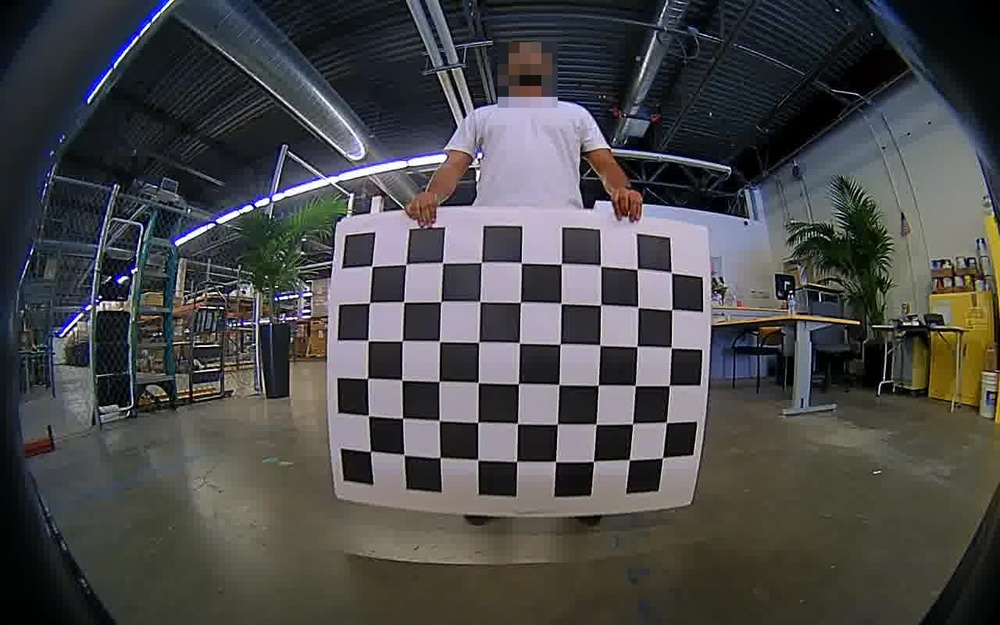
#> input picture test_footage/image-001.jpg, 1000 x 625 px, shrunk from 1280 x 800 before the run
$ python calibration_test.py   (older library calls are emulated)
#> lines starting #> are read from the running program, lines starting #| are printed output that depends on the picture

"""
Notes

findChessboardCorners
ret = true/false, whether it's successful
corners = [[[1423 235352]]
           [[1423 235352]]
           [[1423 235352]]
           [[1423 235352]]]
Ordered from left to right, then top to bottom (in a zig zag)
"""

import cv2
import numpy as np

import matplotlib.pyplot as plt

# INPUTS
imgL = cv2.imread("test_footage/image-001.jpg")
#> imgL is the input picture: shape (625, 1000, 3); mean B, G, R 73.3, 73, 73.2
imgR = cv2.imread("test_footage/image-011.jpg")
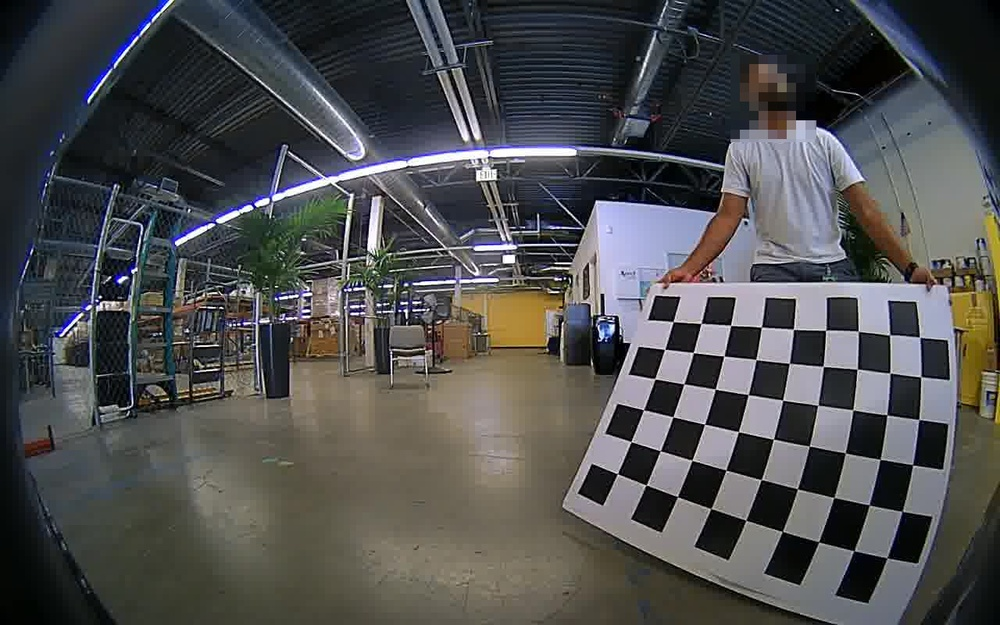
#> input picture test_footage/image-011.jpg, 1000 x 625 px, shrunk from 1280 x 800 before the run
#> imgR is the input picture: shape (625, 1000, 3); mean B, G, R 79, 78.4, 77.9

chessboard_dims = (9,6) # inner corners only

# STEP 1: CALIBRATE CAMERAS ---------------------------------------------------------
img_ptsL = []
img_ptsR = []
obj_pts = []

# Create checkerboard reference points in one long list
# (0,0), (1,0), (2,0), ...
# (0,1), (1,1), (2,1), ...
# (0,2), (1,2), (2,2), ...
# ...  , ...  , ...  , ...
objp = np.zeros((chessboard_dims[0]*chessboard_dims[1],3), np.float32)
objp[:,:2] = np.mgrid[0:9,0:6].T.reshape(-1,2)

# Find corners in all calibration images
for i in range(1):
    imgL_gray = cv2.cvtColor(imgL, cv2.COLOR_BGR2GRAY)
    imgR_gray = cv2.cvtColor(imgR, cv2.COLOR_BGR2GRAY)

    # Find the chess board corners
    retL, cornersL = cv2.findChessboardCorners(imgL_gray,chessboard_dims,cv2.CALIB_CB_ADAPTIVE_THRESH+cv2.CALIB_CB_FAST_CHECK+cv2.CALIB_CB_NORMALIZE_IMAGE)
    retR, cornersR =  cv2.findChessboardCorners(imgR_gray,chessboard_dims,cv2.CALIB_CB_ADAPTIVE_THRESH+cv2.CALIB_CB_FAST_CHECK+cv2.CALIB_CB_NORMALIZE_IMAGE)

    # Note: these corners need to be in order of left to right, then top to bottom in a zig zag - this is important for camera calibration

    # If we successfully found corners
    if retL and retR:
        img_ptsL.append(cornersL)
        img_ptsR.append(cornersR)
        obj_pts.append(objp)
#> this loop made 1 pass
#> (retL, retR) on pass 1: (True, True)
#> pass 1, `imgL_gray = cv2.cvtColor(imgL, cv2.COLOR_BGR2GRAY)`:
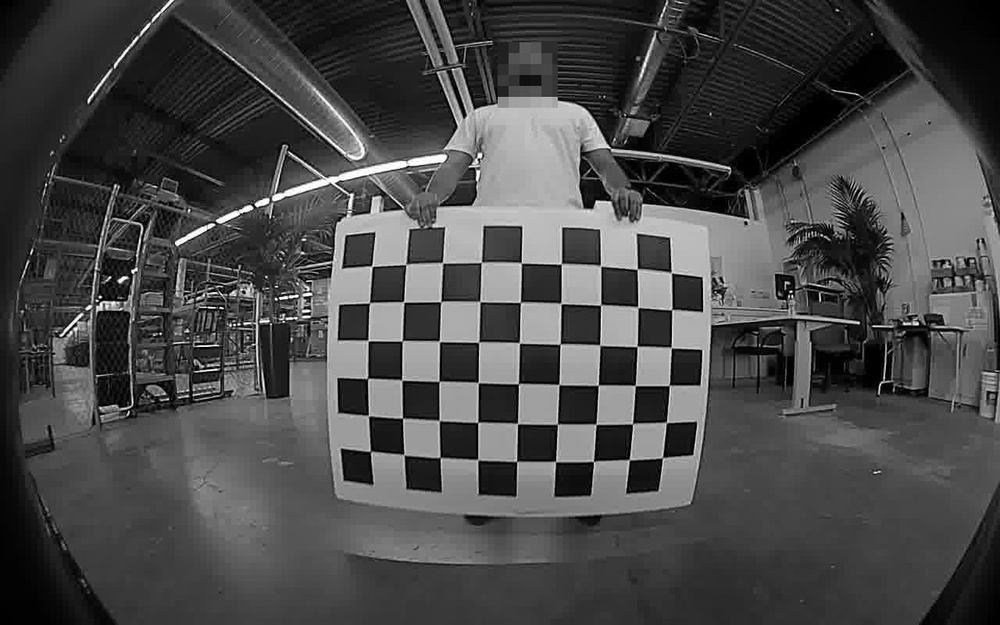
#> imgL_gray: shape (625, 1000); min 0, max 255, mean 73.1
#> pass 1, `imgR_gray = cv2.cvtColor(imgR, cv2.COLOR_BGR2GRAY)`:
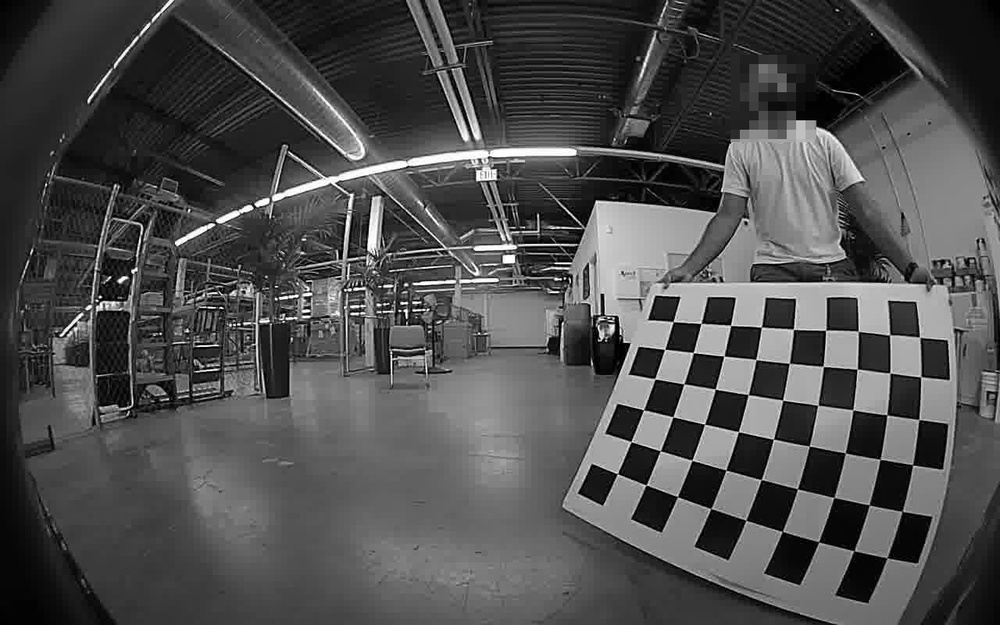
#> imgR_gray: shape (625, 1000); min 0, max 255, mean 78.3
#> after the loop, img_ptsL = 1 item; img_ptsR = 1 item; obj_pts = 1 item

    # Note: we can use more than one image in calibrate camera, we just need to extend obj_pts and cornersL

# Calibrating left camera
retL, mtxL, distL, rvecsL, tvecsL = cv2.calibrateCamera(obj_pts,img_ptsL,imgL_gray.shape[::-1],None,None)
#> retL = 0.265; mtxL = [[1417.5, 0, 551.8], [0, 1450.8, 328.9], [0, 0, 1]]; distL = [[-5.71, 16.49, 0.108, -0.122, 113.4]]; rvecsL = ([0.179, 0.022, 0.0254],); tvecsL = ([-4.75, -1.74, 34.78],)
hL,wL= imgL_gray.shape[:2]
#> hL = 625; wL = 1000
new_mtxL, roiL= cv2.getOptimalNewCameraMatrix(mtxL,distL,(wL,hL),1,(wL,hL))
#> new_mtxL = [[1161.2, 0, 443.5], [0, 990.8, 345.7], [0, 0, 1]]; roiL = (324, 194, 433, 257)

# Calibrating right camera
retR, mtxR, distR, rvecsR, tvecsR = cv2.calibrateCamera(obj_pts,img_ptsR,imgR_gray.shape[::-1],None,None)
#> retR = 3.35; mtxR = [[557.6, 0, 450.9], [0, 1057.7, 323.5], [0, 0, 1]]; distR = [[1.91, -4, -0.0216, -0.0586, 2.65]]; rvecsR = ([-0.849, 0.683, 0.395],); tvecsR = ([9.29, -0.00436, 25.92],)
hR,wR= imgR_gray.shape[:2]
#> hR = 625; wR = 1000
new_mtxR, roiR= cv2.getOptimalNewCameraMatrix(mtxR,distR,(wR,hR),1,(wR,hR))
#> new_mtxR = [[692.2, 0, 402.6], [0, 1179.6, 317.7], [0, 0, 1]]; roiR = (5, 61, 983, 512)

"""
Sample output:
print(new_mtxL)
print(roiL)
print(new_mtxR)
print(roiR)

print(distL)
print(distR)

[[1.98021606e+03 0.00000000e+00 5.08686844e+02]
 [0.00000000e+00 1.35376221e+03 4.48122927e+02]
 [0.00000000e+00 0.00000000e+00 1.00000000e+00]]
(461, 424, 290, 43)
[[8.82812927e+02 0.00000000e+00 5.15340160e+02]
 [0.00000000e+00 1.50557703e+03 4.06838657e+02]
 [0.00000000e+00 0.00000000e+00 1.00000000e+00]]
(6, 78, 1258, 656)

[[-4.84956550e+00 -4.76655987e+01  7.19306849e-02 -2.42038917e-01
   1.13891549e+03]]
[[ 1.90098445 -3.9679683  -0.02126505 -0.05786807  2.60594189]]
"""

# STEP 2: Calibrate stereo pair -------------------------------------------------
"""
Requirements:
- checkerboard corners
- checkerboard corner index
- camera intrinsic matrices
- dist
"""
flags = 0
flags |= cv2.CALIB_FIX_INTRINSIC
# Here we fix the intrinsic camara matrixes so that only Rot, Trns, Emat and Fmat are calculated.
# Hence intrinsic parameters are the same
criteria_stereo= (cv2.TERM_CRITERIA_EPS + cv2.TERM_CRITERIA_MAX_ITER, 30, 0.001)

# This step is performed to transformation between the two cameras and calculate Essential and Fundamenatl matrix
retS, new_mtxL, distL, new_mtxR, distR, Rot, Trns, Emat, Fmat = cv2.stereoCalibrate(obj_pts, img_ptsL, img_ptsR, new_mtxL, distL, new_mtxR, distR, imgL_gray.shape[::-1], criteria_stereo, flags)
#> retS = 11.12; Rot = [[0.864, -0.504, -0.00535], [0.418, 0.711, 0.566], [-0.281, -0.491, 0.824]]; Trns = [11.42, -10.18, 11.72]; Emat = [[-2.03, -3.33, -15.03], [13.34, -0.295, -9.48], [13.57, 2.99, 6.41]]; Fmat = [[-2.16e-07, -4.15e-07, -0.00162], [8.33e-07, -2.16e-08, -0.00105], [0.000822, 0.000432, 1]]


# https://learnopencv.com/making-a-low-cost-stereo-camera-using-opencv/
#### STEP 3: Stereo Rectification #######################################
# Using the camera intrinsics and the rotation and translation between
# the cameras, we can now apply stereo rectification. Stereo
# rectification applies rotations to make both camera image planes be
# in the same plane. Along with the rotation matrices, the
# stereoRectify method also returns the projection matrices in the new
# coordinate space.

rectify_scale= 1
rect_l, rect_r, proj_mat_l, proj_mat_r, Q, roiL, roiR= cv2.stereoRectify(new_mtxL, distL, new_mtxR, distR, imgL_gray.shape[::-1], Rot, Trns, rectify_scale,(0,0))
#> rect_l = [[0.989, 0.134, 0.0578], [-0.12, 0.973, -0.199], [-0.0829, 0.19, 0.978]]; rect_r = [[0.787, 0.541, -0.296], [-0.592, 0.528, -0.608], [-0.173, 0.654, 0.736]]; proj_mat_l = [[926.7, 0, 559.6, 0], [0, 926.7, 949.8, 0], [0, 0, 1, 0]]; proj_mat_r = [[926.7, 0, 559.6, 0], [0, 926.7, 949.8, -17860.3], [0, 0, 1, 0]]; Q = [[1, 0, 0, -559.6], [0, 1, 0, -949.8], [0, 0, 0, 926.7], [0, 0, 0.0519, 0]]; roiL = (0, 0, 0, 0); roiR = (0, 0, 0, 0)

#### STEP 4: ###########################################################
#  Compute the mapping required to obtain the undistorted rectified stereo image pair
Left_Stereo_Map= cv2.initUndistortRectifyMap(new_mtxL, distL, rect_l, proj_mat_l,
                                             imgL_gray.shape[::-1], cv2.CV_16SC2)
Right_Stereo_Map= cv2.initUndistortRectifyMap(new_mtxR, distR, rect_r, proj_mat_r,
                                              imgR_gray.shape[::-1], cv2.CV_16SC2)

print(Left_Stereo_Map)
#> (printed output is left out)
print(Right_Stereo_Map)
#> (printed output is left out)
# [10 lines of commented-out code are left out]
cv2.namedWindow("Left image before rectification", cv2.WINDOW_NORMAL)
cv2.namedWindow("Right image before rectification", cv2.WINDOW_NORMAL)
cv2.namedWindow("Left image after rectification", cv2.WINDOW_NORMAL)
cv2.namedWindow("Right image after rectification", cv2.WINDOW_NORMAL)


cv2.imshow("Left image before rectification", imgL)
cv2.imshow("Right image before rectification", imgR)

Left_nice= cv2.remap(imgL,Left_Stereo_Map[0],Left_Stereo_Map[1], cv2.INTER_LANCZOS4, cv2.BORDER_CONSTANT, 0)
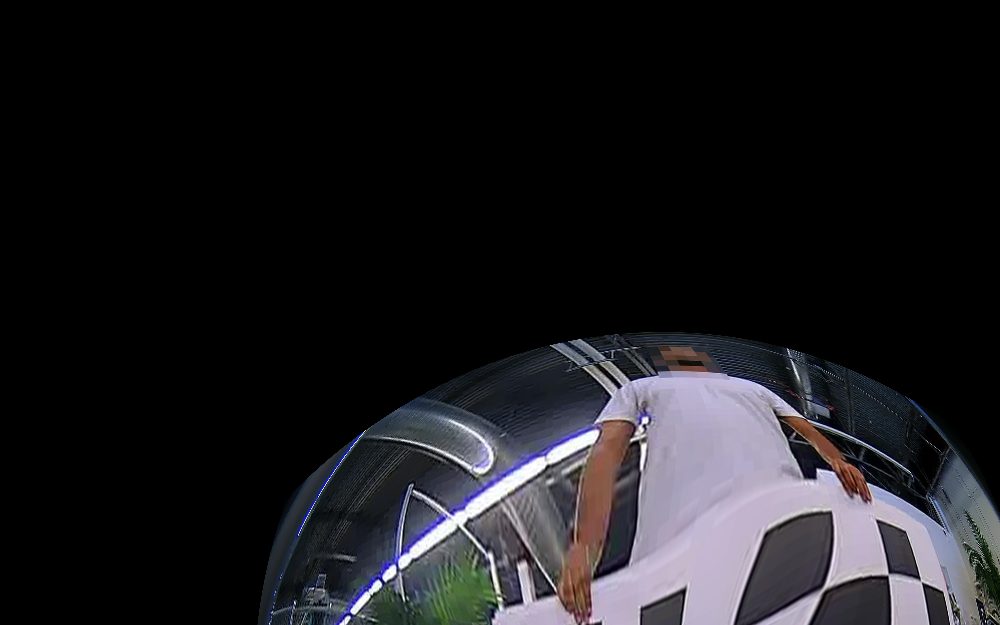
#> Left_nice: shape (625, 1000, 3); mean B, G, R 30.3, 27.2, 27.8
Right_nice= cv2.remap(imgR,Right_Stereo_Map[0],Right_Stereo_Map[1], cv2.INTER_LANCZOS4, cv2.BORDER_CONSTANT, 0)
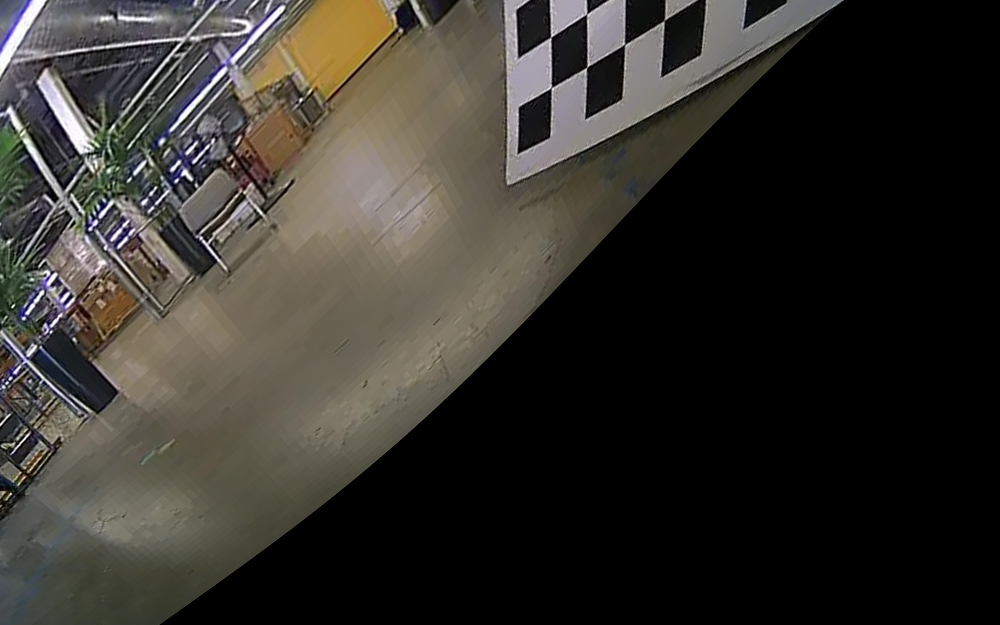
#> Right_nice: shape (625, 1000, 3); mean B, G, R 44.9, 50.2, 53

cv2.imshow("Left image after rectification", Left_nice)
cv2.imshow("Right image after rectification", Right_nice)
cv2.waitKey(0)
